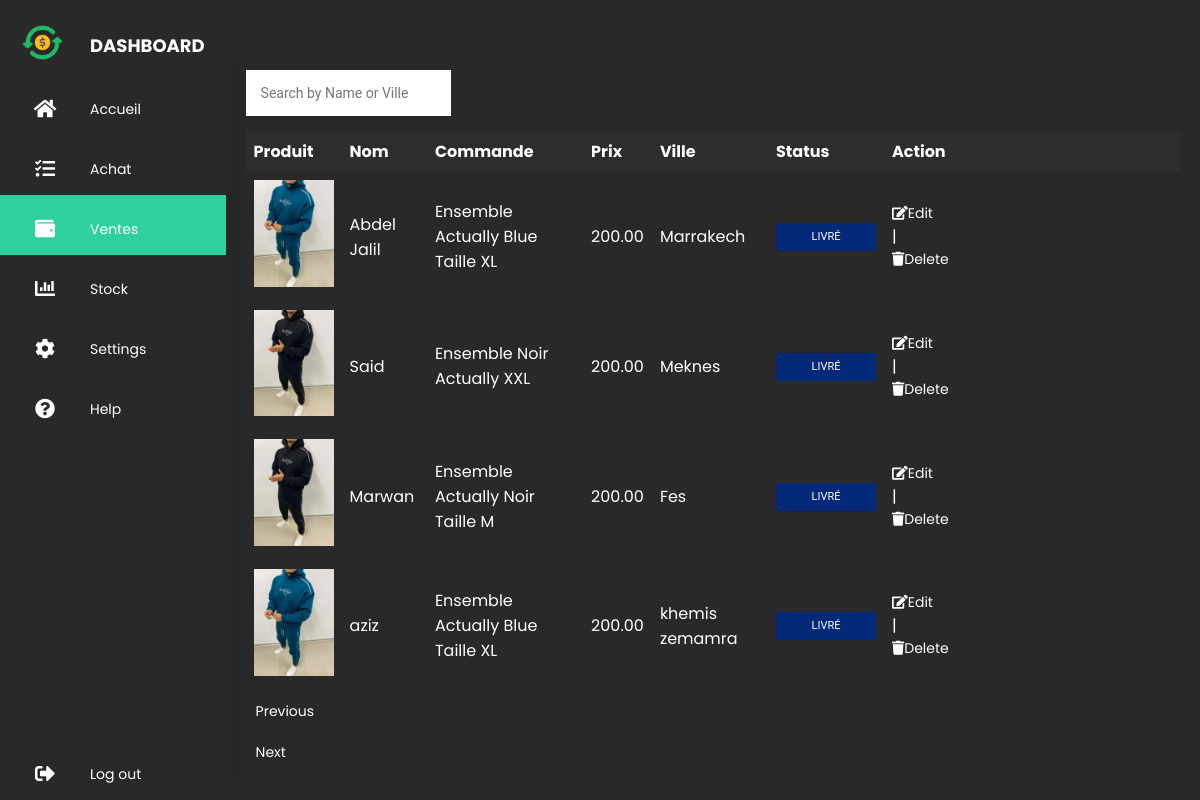
Screenshot of /entre.php?page=3 (signed in) with the database file from the repository.
### tables this page shows
CREATE TABLE `entrer` (
  `id` int(11) NOT NULL,
  `image` varchar(255) NOT NULL,
  `name` varchar(255) NOT NULL,
  `commande` varchar(255) NOT NULL,
  `prix` decimal(10,2) NOT NULL,
  `ville` varchar(255) NOT NULL,
  `status` varchar(50) NOT NULL
);

### entre.php (the view, shortened to what this page needs)
<?php
include 'db.php';
?>
<!DOCTYPE html>
<html>
<head>
    <link rel="stylesheet" href="css/sortie.css" />
    <link rel="stylesheet" href="https://cdnjs.cloudflare.com/ajax/libs/font-awesome/5.15.4/css/all.min.css" />
</head>
<body>
<div class="container">
    <?php include 'menu.php'; ?>
    <section class="main">
            <br>
            <br>
        <div class="search-bar">
            <form method="GET">
                <input class="cherch" type="text" name="search_query" id="searchQuery" placeholder="Search by Name or Ville" required>
            </form>
        </div>
        <table>
            <thead>
            <tr>
                <th>Produit</th>
                <th>Nom</th>
                <th>Commande</th>
                <th>Prix</th>
                <th>Ville</th>
                <th>Status</th>
                <th>Action</th>
            </tr>
            </thead>
            <tbody>
            <?php
            if (isset($_GET['search_query'])) {
                $searchQuery = $_GET['search_query'];
                $searchSql = "SELECT * FROM entrer WHERE name LIKE ? OR ville LIKE ?";
                $stmt = $conn->prepare($searchSql);
                if ($stmt) {
                    $searchParam = "%" . $searchQuery . "%";
                    $stmt->bind_param("ss", $searchParam, $searchParam);
                    $stmt->execute();
                    $result = $stmt->get_result();
                    $stmt->close();
                    if ($result->num_rows > 0) {
                        while ($rowEntrer = $result->fetch_assoc()) {
                            echo "<tr>";
                            echo "<td><img src='" . $rowEntrer["image"] . "' alt='Client Image' width='80'></td>";
                            echo "<td>" . $rowEntrer["name"] . "</td>";
                            echo "<td>" . $rowEntrer["commande"] . "</td>";
                            echo "<td>" . $rowEntrer["prix"] . "</td>";
                            echo "<td>" . $rowEntrer["ville"] . "</td>";
                            $statusClass = "";
                            switch ($rowEntrer["status"]) {
                                case "Livré":
                                    $statusClass = "livre";
                                    break;
                                case "Refusé":
                                    $statusClass = "refuse";
                                    break;
                                default:
                                    $statusClass = "default-button";
                                    break;
                            }
                            echo "<td>";
                            echo "<center>";
                            echo "<button class='status-button $statusClass'>" . $rowEntrer["status"] . "</button>";
                            echo "</center>";
                            echo "</td>";
                            echo "<td><a href='javascript:void(0);' class='edit-client' data-client-id='" . $rowEntrer["id"] . "'><i class='fas fa-edit'></i> Edit</a> | <a href='delete_entre.php?id=" . $rowEntrer["id"] . "'><i class='fas fa-trash'></i> Delete</a></td>";
                            echo "</tr>";
                        }
                    } else {
                        echo "<tr><td colspan='7'>No clients with matching criteria found in 'entrer' table.</td></tr>";
                    }
                }
            }
            else {
                $perPage = 4;
                if (isset($_GET['page'])) {
                    $currentPage = $_GET['page'];
                } else {
                    $currentPage = 1;
                }
                $startIndex = is_numeric($currentPage) ? ($currentPage - 1) * $perPage : 0;
                $sql = "SELECT * FROM entrer ORDER BY id DESC LIMIT $startIndex, $perPage";
                $result = $conn->query($sql);
                if ($result->num_rows > 0) {
                    while ($rowEntrer = $result->fetch_assoc()) {
                        echo "<tr>";
                        echo "<td><img src='" . $rowEntrer["image"] . "' alt='Client Image' width='80'></td>";
                        echo "<td>" . $rowEntrer["name"] . "</td>";
                        echo "<td>" . $rowEntrer["commande"] . "</td>";
                        echo "<td>" . $rowEntrer["prix"] . "</td>";
                        echo "<td>" . $rowEntrer["ville"] . "</td>";
                        $statusClass = "";
                        switch ($rowEntrer["status"]) {
                            case "Livré":
                                $statusClass = "livre";
                                break;
                        }
                        echo "<td>";
                        echo "<center>";
                        echo "<button class='status-button $statusClass'>" . $rowEntrer["status"] . "</button>";
                        echo "</center>";
                        echo "</td>";
                        echo "<td><a href='javascript:void(0);' class='edit-client' data-client-id='" . $rowEntrer["id"] . "'><i class='fas fa-edit'></i> Edit</a> | <a href='delete_entre.php?id=" . $rowEntrer["id"] . "'><i class='fas fa-trash'></i> Delete</a></td>";
                        echo "</tr>";
                    }
                } else {
                    echo "<tr><td colspan='7'>No clients found in 'entrer' table.</td></tr>";
                }
            }
            ?>
            </tbody>
        </table>
        <?php
        $perPage = 4;
        if (isset($_GET['page'])) {
            $currentPage = $_GET['page'];
        } else {
            $currentPage = 1;
        }
        $startIndex = ($currentPage - 1) * $perPage;
        $sqlCount = "SELECT COUNT(*) AS total FROM entrer";
        $countResult = $conn->query($sqlCount);
        $countRow = $countResult->fetch_assoc();
        $totalClients = $countRow['total'];
        echo '<div class="here">';
        if ($currentPage > 1) {
            echo "<a class='dd' href='entre.php?page=" . ($currentPage - 1) . "'>Previous</a>";
        }
        if (is_numeric($totalClients) && is_numeric($startIndex) && $totalClients > $startIndex + $perPage) {
            echo "<a class='dd' href='entre.php?page=" . ($currentPage + 1) . "'>Next</a>";
        }
        echo '</div>';
        ?>
    </section>
</div>
</body>
</html>

### css/sortie.css (style rules this page uses)
* { margin: 0; padding: 0; outline: none; border: none; text-decoration: none; box-sizing: border-box; font-family: "Poppins", sans-serif; }
body { background: #292929; }
.container { display: flex; }
a { position: relative; color: white; font-size: 14px; display: table; width: 280px; padding: 10px; }
.main { position: relative; padding: 20px; width: 100%; }
table { width: 100%; border-collapse: collapse; }
th, td { padding: 8px; text-align: left; color: #FFFFFF; }
th { background-color: #2d2d2d; }
input { font-family: "Roboto", sans-serif; outline: 0; width: 100%; border: 0; margin: 0 0 15px; padding: 15px; box-sizing: border-box; font-size: 14px; }
.status-button { font-family: "Roboto", sans-serif; text-transform: uppercase; outline: 0; border: none; padding: 8px; color: #FFFFFF; -webkit-transition: all 0.3s ease; transition: all 0.3s ease; cursor: pointer; line-height: 12px; font-size: 11px; width: 100px; }
.livre { background: #032978; }
.cherch { font-family: "Roboto", sans-serif; outline: 0; width: 22%; border: 0; margin: 0 0 15px; padding: 15px; box-sizing: border-box; font-size: 14px; }

### rows the page displays
entrer: image (picture), name "Abdel Jalil", commande "Ensemble Actually Blue Taille XL", prix "200.00", ville "Marrakech", status "LIVRÉ"
entrer: image (picture), name "Said", commande "Ensemble Noir Actually XXL", prix "200.00", ville "Meknes", status "LIVRÉ"
entrer: image (picture), name "Marwan", commande "Ensemble Actually Noir Taille M", prix "200.00", ville "Fes", status "LIVRÉ"
entrer: image (picture), name "aziz", commande "Ensemble Actually Blue Taille XL", prix "200.00", ville "khemis zemamra", status "LIVRÉ"
